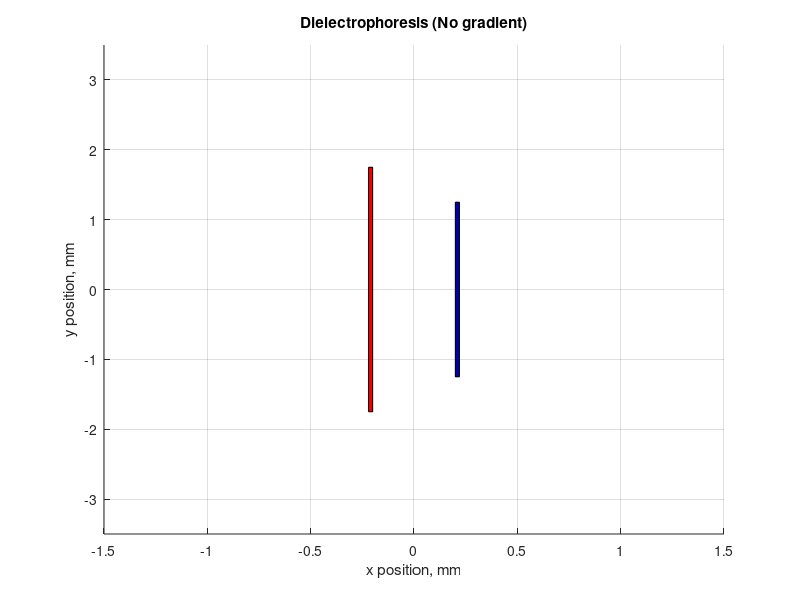

The MATLAB source for this figure:
%%%%%%%%%%%%%%%%%%%%%%
%Step0_Session3_F1013B
%%%%%%%%%%%%%%%%%%%%%%

%This template code is very similar to the one you did in the previous 
%challenge session, with some additional lines of code that  
%will warranty that the visualized (plotted) E-field will look good, independently of us
%using the superposition principle to add all contributions to the total
%E-field at each point, or using the gradient of the electric potential to
%calculate the total E-field (also at each point).

%TO-DO%
%Investigate, run, and comment each line, identify the new block(s) of code and
%find out what they do (comment!), this will be part of your Deliverable No. 2.


clear;
clc;
clf;

%-----------------?------------------%
Lp=3.5;                      % 
Ln=2.5;                      % 
t=0.02;                      % 
d=0.4;                       % 
p=0.01;                      % 

% Define the characteristics of the electrodes
ke=1/(4*pi*8.85*10^-12);     % 
Q=1e-3;                      % What is this?
Nq=28;                       % And this?

%-----------------?------------------%

xmin_original=-d/2-3*t;  xmax_original=-xmin_original;  % 
xmin=-d/2-3*t;  xmax=-xmin;                             % 
ymin=2*(-Lp/2);   ymax=-ymin;                           % 

%-----------------?------------------%
if ymin <= -1  
    if xmin >= -0.5 && xmax <= 0.5
            xmin = -1.5;
            xmax = -xmin;
    end
end

%-----------------?------------------%
Ny=30;  Nx=Ny;
x=linspace(xmin, xmax, Nx); y=linspace(ymin, ymax, Ny);

%-----------------?------------------%

vertices2d=[[-d/2-t,Lp/2]    %1
    [-d/2,Lp/2]              %2
    [-d/2,-Lp/2]             %3  
    [-d/2-t,-Lp/2]           %4
    [d/2,Ln/2]               %5
    [d/2+t,Ln/2]             %6  
    [d/2+t,-Ln/2]            %7  
    [d/2,-Ln/2]];            %8  

%  
facesP=[1 2 3 4 1];
facesN=[5 6 7 8 5];

% 
colorP=[0.95,0,0];           % 
colorN=[0,0,0.7];            % 


% 

hold on
axis ([xmin xmax ymin ymax])
xlabel 'x position, mm'
ylabel 'y position, mm'
title 'Dielectrophoresis (No gradient)'
grid on


% 
patch('Faces',facesP,'Vertices',vertices2d,'FaceColor',colorP);
patch('Faces',facesN,'Vertices',vertices2d,'FaceColor',colorN);


